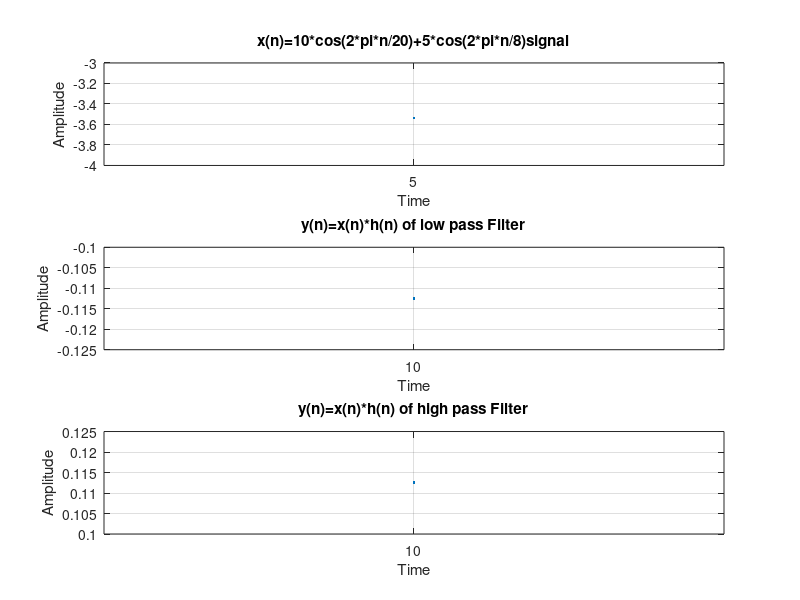

Reproduce this figure in MATLAB.
clc;
close all ; 

fC=1/12;

x_lower_index=input('Enter the lower index signal :');
x_upper_index=input('Enter the upper index signal :');
dn=0.01;
xn=x_lower_index:dn:x_upper_index;
Hn_LowPass=zeros(1,length(xn));
Hn_HighPass=zeros(1,length(xn));
Xn=zeros(1,length(xn));
for i=1:length(xn)
    Hn_LowPass(i)=2*fC*sinc(2*fC*xn(i));
    Hn_HighPass(i)=sinc(xn(i))-2*fC*sinc(2*fC*xn(i));
    Xn(i)=(10*cos(2*pi*xn(i)/20))+(5*cos(2*pi*xn(i)/8));
end

y_lower_index=2*x_lower_index;  %lower index of convoltuion as y 
y_upper_index=2*x_upper_index; %upper index of convoltuion as y 

subplot(3,1,1)
plot(xn,Xn,'linewidth' , 2);
hold on;
grid on;
title('x(n)=10*cos(2*pi*n/20)+5*cos(2*pi*n/8)signal');
xlabel('Time');
ylabel('Amplitude');
xticks(x_lower_index:1:x_upper_index);

%low pass Filter----------------------------------------------------------
m=[];
y=[];
yn=y_lower_index:dn:y_upper_index;
%Matrix creation              %without inbuilt func
%h*x(i)
for i=1:length(Xn)
    g=Hn_LowPass.*Xn(i);
    m=[m;g];%this sequence store array at new row so one matrix will be formed
end
%summation of diagonal(right) elements an store it into one array
%11 12 13 14 
%21 22 23 24
%31 32 33 34
%r=3,c=4,k=7,diagonal_index_sum=2(1+1 first element) because max we have sum=k 
[r c]=size(m);
k=r+c;
diagonal_index_sum=2;
element=0;
%column and row wise searching for sum=diagonal_index_sum
while(diagonal_index_sum<=k)
    for i=1:r
        for j=1:c
            if((i+j)==diagonal_index_sum)
               element=element+m(i,j);
            end
        end
    end
    diagonal_index_sum=diagonal_index_sum+1;%for next diagonal
    y=[y element];
    element=0;
end
disp(y);
subplot(3,1,2)
plot(yn,y, 'linewidth' , 2);
hold on;
grid on;
title('y(n)=x(n)*h(n) of low pass Filter');
xlabel('Time');
ylabel('Amplitude');
xticks(y_lower_index:1:y_upper_index);


%high pass Filter----------------------------------------------------------
m=[];
y=[];
yn=y_lower_index:dn:y_upper_index;
%Matrix creation              %without inbuilt func
%h*x(i)
for i=1:length(Xn)
    g=Hn_HighPass.*Xn(i);
    m=[m;g];%this sequence store array at new row so one matrix will be formed
end
%summation of diagonal(right) elements an store it into one array
%11 12 13 14 
%21 22 23 24
%31 32 33 34
%r=3,c=4,k=7,diagonal_index_sum=2(1+1 first element) because max we have sum=k 
[r c]=size(m);
k=r+c;
diagonal_index_sum=2;
element=0;
%column and row wise searching for sum=diagonal_index_sum
while(diagonal_index_sum<=k)
    for i=1:r
        for j=1:c
            if((i+j)==diagonal_index_sum)
               element=element+m(i,j);
            end
        end
    end
    diagonal_index_sum=diagonal_index_sum+1;%for next diagonal
    y=[y element];
    element=0;
end
disp(y);
subplot(3,1,3)
plot(yn,y, 'linewidth' , 2);
hold on;
grid on;
title('y(n)=x(n)*h(n) of high pass Filter');
xlabel('Time');
ylabel('Amplitude');
xticks(y_lower_index:1:y_upper_index);